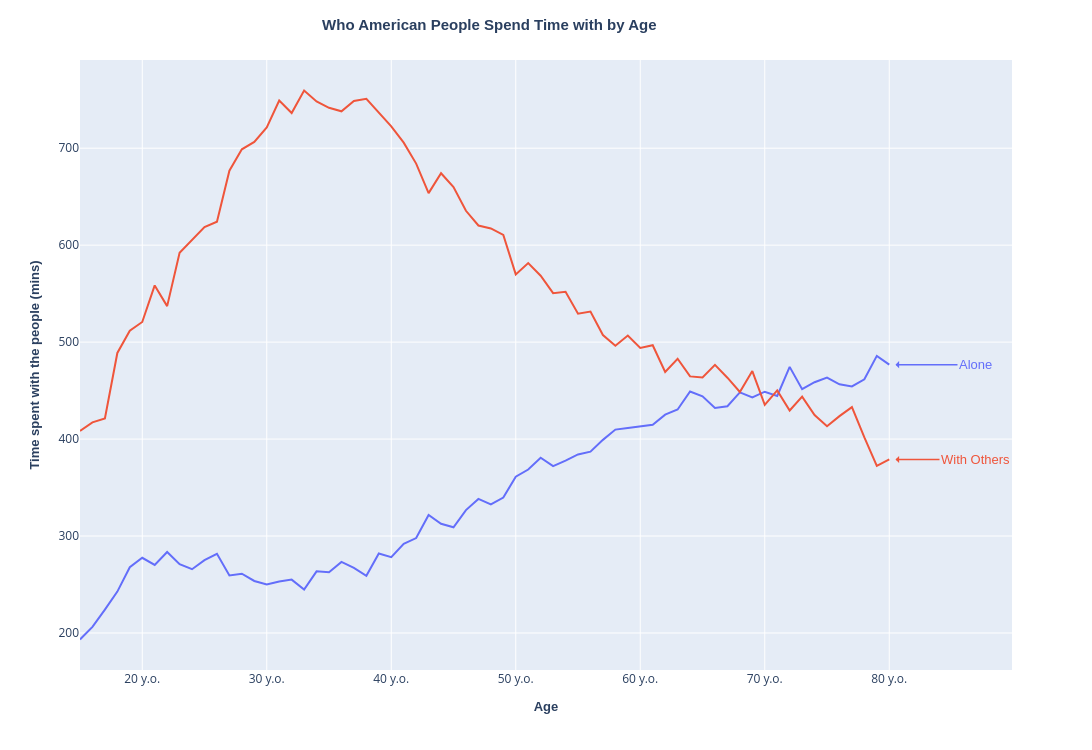

Notebook cell for this chart:
### Code cell
#Or compare “time spent alone” against “time spent with others”?
df1['Others'] = df1['Friends'] + df1['Coworkers'] + df1['Parents, siblings, families'] + df1['Children'] + df1['Partner']

# convert to long-form data with the selected summed columns
id_vars = ['Entity','Code','Year']
col_of_interest = id_vars + ['Alone','Others']
df1_3 = df1[col_of_interest]

col_vars = df1_3.columns
val_vars = set(col_vars) - set(id_vars)
df1_3_long = pd.melt(df1_3, id_vars=id_vars, value_vars=val_vars,var_name='People type',value_name='Time_mins')

# plot lines of the combines data
LinePlot_TimevsAge(df1_3_long, 'Year', 'Time_mins', 'People type')

### Figure 1 — Plotly figure (JSON) as saved in the notebook; plotly's stock layout.template omitted (floating-point values rounded to 4 significant figures)
{"data": [{"hovertemplate": "<b>With Alone:</b> %{y:.2f} mins<extra></extra>", "legendgroup": "Alone", "line": {"color": "#636EFA", "dash": "solid"}, "marker": {"symbol": "circle"}, "mode": "lines", "name": "Alone", "orientation": "v", "showlegend": true, "x": [15, 16, 17, 18, 19, 20, 21, 22, 23, 24, 25, 26, 27, 28, 29, 30, 31, 32, 33, 34, 35, 36, 37, 38, 39, 40, 41, 42, 43, 44, 45, 46, 47, 48, 49, 50, 51, 52, 53, 54, 55, 56, 57, 58, 59, 60, 61, 62, 63, 64, 65, 66, 67, 68, 69, 70, 71, 72, 73, 74, 75, 76, 77, 78, 79, 80], "xaxis": "x", "y": [193.3, 206.4, 224.2, 242.7, 267.8, 277.6, 270.2, 283.6, 270.9, 265.8, 275.1, 281.6, 259.3, 261.1, 253.7, 250.0, 253.2, 255.1, 244.9, 263.6, 262.6, 273.3, 267.1, 259.0, 282.0, 278.3, 292.1, 297.9, 321.7, 312.7, 309.0, 326.8, 338.2, 332.6, 339.7, 361.1, 368.6, 380.8, 372.2, 377.7, 384.1, 387.0, 399.2, 409.8, 411.5, 413.3, 414.8, 425.2, 430.5, 449.0, 444.0, 432.0, 433.9, 448.2, 443.0, 448.9, 444.5, 474.5, 451.4, 458.7, 463.4, 456.5, 454.3, 461.6, 485.8, 476.8], "yaxis": "y", "type": "scatter"}, {"hovertemplate": "<b>With Others:</b> %{y:.2f} mins<extra></extra>", "legendgroup": "Others", "line": {"color": "#EF553B", "dash": "solid"}, "marker": {"symbol": "circle"}, "mode": "lines", "name": "Others", "orientation": "v", "showlegend": true, "x": [15, 16, 17, 18, 19, 20, 21, 22, 23, 24, 25, 26, 27, 28, 29, 30, 31, 32, 33, 34, 35, 36, 37, 38, 39, 40, 41, 42, 43, 44, 45, 46, 47, 48, 49, 50, 51, 52, 53, 54, 55, 56, 57, 58, 59, 60, 61, 62, 63, 64, 65, 66, 67, 68, 69, 70, 71, 72, 73, 74, 75, 76, 77, 78, 79, 80], "xaxis": "x", "y": [408.3, 417.2, 421.3, 488.8, 511.8, 520.8, 558.5, 537.1, 592.1, 605.4, 618.5, 624.1, 676.8, 698.9, 706.5, 721.4, 749.1, 736.3, 759.5, 748.2, 741.7, 738.0, 748.7, 751.0, 737.3, 722.6, 705.7, 684.1, 653.7, 674.2, 659.9, 635.5, 620.2, 617.2, 610.5, 569.8, 581.5, 568.5, 550.5, 551.9, 529.3, 531.6, 507.3, 496.3, 506.8, 494.0, 496.8, 469.2, 482.9, 464.6, 463.5, 476.6, 463.3, 448.6, 470.2, 435.3, 450.2, 429.4, 443.8, 424.8, 413.3, 423.7, 433.0, 401.7, 372.4, 379.0], "yaxis": "y", "type": "scatter"}], "layout": {"xaxis": {"anchor": "y", "domain": [0, 1], "title": {"text": "<b>Age</b>", "font": {"size": 13, "family": "Arial"}}, "ticksuffix": " y.o."}, "yaxis": {"anchor": "x", "domain": [0, 1], "title": {"text": "<b>Time spent with the people (mins)</b>", "font": {"size": 13, "family": "Arial"}}}, "legend": {"title": {"text": "People type"}, "tracegroupgap": 0}, "margin": {"t": 60}, "title": {"font": {"size": 15, "family": "Arial"}, "text": "<b>Who American People Spend Time with by Age </b>", "x": 0.45}, "width": 1100, "height": 750, "hovermode": "x unified", "showlegend": false, "annotations": [{"align": "left", "arrowcolor": "#636EFA", "arrowhead": 1, "arrowsize": 0.8, "arrowwidth": 1.5, "ax": 80, "ay": 0, "font": {"color": "#636EFA", "family": "Arial", "size": 13}, "showarrow": true, "text": "Alone", "x": 80.5, "y": 476.8, "yanchor": "auto"}, {"align": "left", "arrowcolor": "#EF553B", "arrowhead": 1, "arrowsize": 0.8, "arrowwidth": 1.5, "ax": 80, "ay": 0, "font": {"color": "#EF553B", "family": "Arial", "size": 13}, "showarrow": true, "text": "With Others", "x": 80.5, "y": 379.0, "yanchor": "auto"}]}}
